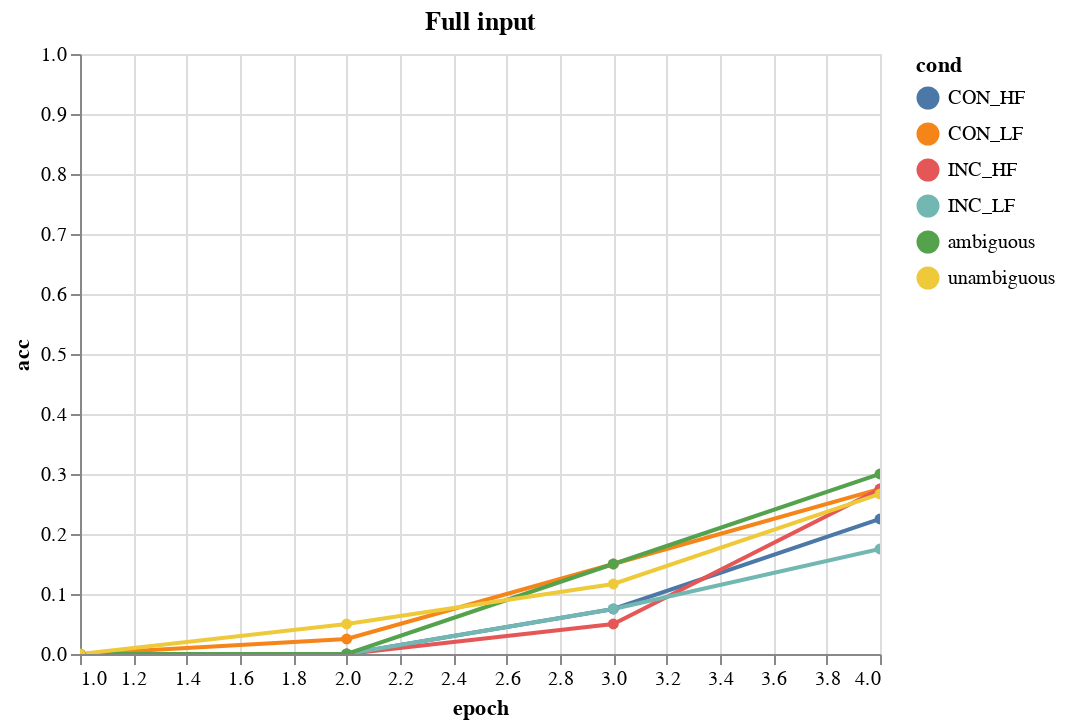

The notebook cell saved with this chart:
### Markdown cell above
### Strain plots

### Code cell
from evaluate import vis

# vis_ns = vis(
#     cfg.path_model_folder, 'result_strain_ns_item.csv', 'result_grain_item.csv'
# )

vis = vis(
    cfg.path_model_folder, 'result_strain_item.csv', 'result_grain_item.csv'
)

# vis_ns.parse_cond_df()
vis.parse_cond_df()

full = vis.plot_dev('acc').properties(title='Full input')
# lesion = vis_ns.plot_dev('acc').properties(title='Semantic lesion')

full.save(cfg.path_plot_folder + 'strain.html')
full
# strain_plot = full | lesion
# strain_plot

### Figure 1 — Vega-Lite specification as saved in the notebook (floating-point values rounded to 4 significant figures)
{"selection": {"selector002": {"type": "interval", "bind": "scales", "encodings": ["x", "y"]}, "selector001": {"on": "click", "empty": "all", "fields": ["cond"], "type": "single"}}, "config": {"view": {"continuousHeight": 300, "continuousWidth": 400}}, "encoding": {"opacity": {"condition": {"selection": "selector001", "value": 1}, "value": 0}, "color": {"field": "cond", "type": "nominal"}, "tooltip": [{"type": "quantitative", "field": "epoch"}, {"type": "quantitative", "field": "timestep"}, {"type": "quantitative", "field": "sample_mil"}, {"type": "quantitative", "field": "acc"}, {"type": "quantitative", "field": "sse"}], "y": {"scale": {"domain": [0, 1]}, "field": "acc", "type": "quantitative"}, "x": {"field": "epoch", "type": "quantitative"}}, "mark": {"point": true, "type": "line"}, "title": "Full input", "datasets": {"data-868990e8dee05d9c9ce84a5218419b23": [{"sse_large_grain": null, "condition_pf": "CON_HF", "exp": "strain", "input_s": 0.0, "condition": null, "cond": "CON_HF", "sample_mil": 0.009984, "acc_small_grain": null, "unit_time": 3.8, "acc_large_grain": null, "sse_small_grain": null, "timestep": 19, "acc": 0.0, "code_name": "O2P_main_model_boo", "epoch": 1, "sse": 6.1}, {"sse_large_grain": null, "condition_pf": "CON_LF", "exp": "strain", "input_s": 0.0, "condition": null, "cond": "CON_LF", "sample_mil": 0.009984, "acc_small_grain": null, "unit_time": 3.8, "acc_large_grain": null, "sse_small_grain": null, "timestep": 19, "acc": 0.0, "code_name": "O2P_main_model_boo", "epoch": 1, "sse": 6.193}, {"sse_large_grain": null, "condition_pf": "INC_HF", "exp": "strain", "input_s": 0.0, "condition": null, "cond": "INC_HF", "sample_mil": 0.009984, "acc_small_grain": null, "unit_time": 3.8, "acc_large_grain": null, "sse_small_grain": null, "timestep": 19, "acc": 0.0, "code_name": "O2P_main_model_boo", "epoch": 1, "sse": 6.275}, {"sse_large_grain": null, "condition_pf": "INC_LF", "exp": "strain", "input_s": 0.0, "condition": null, "cond": "INC_LF", "sample_mil": 0.009984, "acc_small_grain": null, "unit_time": 3.8, "acc_large_grain": null, "sse_small_grain": null, "timestep": 19, "acc": 0.0, "code_name": "O2P_main_model_boo", "epoch": 1, "sse": 6.404}, {"sse_large_grain": null, "condition_pf": "CON_HF", "exp": "strain", "input_s": 0.0, "condition": null, "cond": "CON_HF", "sample_mil": 0.01997, "acc_small_grain": null, "unit_time": 3.8, "acc_large_grain": null, "sse_small_grain": null, "timestep": 19, "acc": 0.0, "code_name": "O2P_main_model_boo", "epoch": 2, "sse": 4.394}, {"sse_large_grain": null, "condition_pf": "CON_LF", "exp": "strain", "input_s": 0.0, "condition": null, "cond": "CON_LF", "sample_mil": 0.01997, "acc_small_grain": null, "unit_time": 3.8, "acc_large_grain": null, "sse_small_grain": null, "timestep": 19, "acc": 0.025, "code_name": "O2P_main_model_boo", "epoch": 2, "sse": 4.302}, {"sse_large_grain": null, "condition_pf": "INC_HF", "exp": "strain", "input_s": 0.0, "condition": null, "cond": "INC_HF", "sample_mil": 0.01997, "acc_small_grain": null, "unit_time": 3.8, "acc_large_grain": null, "sse_small_grain": null, "timestep": 19, "acc": 0.0, "code_name": "O2P_main_model_boo", "epoch": 2, "sse": 4.287}, {"sse_large_grain": null, "condition_pf": "INC_LF", "exp": "strain", "input_s": 0.0, "condition": null, "cond": "INC_LF", "sample_mil": 0.01997, "acc_small_grain": null, "unit_time": 3.8, "acc_large_grain": null, "sse_small_grain": null, "timestep": 19, "acc": 0.0, "code_name": "O2P_main_model_boo", "epoch": 2, "sse": 4.634}, {"sse_large_grain": null, "condition_pf": "CON_HF", "exp": "strain", "input_s": 0.0, "condition": null, "cond": "CON_HF", "sample_mil": 0.02995, "acc_small_grain": null, "unit_time": 3.8, "acc_large_grain": null, "sse_small_grain": null, "timestep": 19, "acc": 0.075, "code_name": "O2P_main_model_boo", "epoch": 3, "sse": 3.241}, {"sse_large_grain": null, "condition_pf": "CON_LF", "exp": "strain", "input_s": 0.0, "condition": null, "cond": "CON_LF", "sample_mil": 0.02995, "acc_small_grain": null, "unit_time": 3.8, "acc_large_grain": null, "sse_small_grain": null, "timestep": 19, "acc": 0.15, "code_name": "O2P_main_model_boo", "epoch": 3, "sse": 2.955}, {"sse_large_grain": null, "condition_pf": "INC_HF", "exp": "strain", "input_s": 0.0, "condition": null, "cond": "INC_HF", "sample_mil": 0.02995, "acc_small_grain": null, "unit_time": 3.8, "acc_large_grain": null, "sse_small_grain": null, "timestep": 19, "acc": 0.05, "code_name": "O2P_main_model_boo", "epoch": 3, "sse": 3.13}, {"sse_large_grain": null, "condition_pf": "INC_LF", "exp": "strain", "input_s": 0.0, "condition": null, "cond": "INC_LF", "sample_mil": 0.02995, "acc_small_grain": null, "unit_time": 3.8, "acc_large_grain": null, "sse_small_grain": null, "timestep": 19, "acc": 0.075, "code_name": "O2P_main_model_boo", "epoch": 3, "sse": 3.351}, {"sse_large_grain": null, "condition_pf": "CON_HF", "exp": "strain", "input_s": 0.0, "condition": null, "cond": "CON_HF", "sample_mil": 0.03994, "acc_small_grain": null, "unit_time": 3.8, "acc_large_grain": null, "sse_small_grain": null, "timestep": 19, "acc": 0.225, "code_name": "O2P_main_model_boo", "epoch": 4, "sse": 2.438}, {"sse_large_grain": null, "condition_pf": "CON_LF", "exp": "strain", "input_s": 0.0, "condition": null, "cond": "CON_LF", "sample_mil": 0.03994, "acc_small_grain": null, "unit_time": 3.8, "acc_large_grain": null, "sse_small_grain": null, "timestep": 19, "acc": 0.275, "code_name": "O2P_main_model_boo", "epoch": 4, "sse": 2.191}, {"sse_large_grain": null, "condition_pf": "INC_HF", "exp": "strain", "input_s": 0.0, "condition": null, "cond": "INC_HF", "sample_mil": 0.03994, "acc_small_grain": null, "unit_time": 3.8, "acc_large_grain": null, "sse_small_grain": null, "timestep": 19, "acc": 0.275, "code_name": "O2P_main_model_boo", "epoch": 4, "sse": 2.424}, {"sse_large_grain": null, "condition_pf": "INC_LF", "exp": "strain", "input_s": 0.0, "condition": null, "cond": "INC_LF", "sample_mil": 0.03994, "acc_small_grain": null, "unit_time": 3.8, "acc_large_grain": null, "sse_small_grain": null, "timestep": 19, "acc": 0.175, "code_name": "O2P_main_model_boo", "epoch": 4, "sse": 2.714}, {"sse_large_grain": 7.223, "condition_pf": null, "exp": "grain", "input_s": 0.0, "condition": "ambiguous", "cond": "ambiguous", "sample_mil": 0.009984, "acc_small_grain": 0.0, "unit_time": 3.8, "acc_large_grain": 0.0, "sse_small_grain": 7.054, "timestep": 19, "acc": 0.0, "code_name": "O2P_main_model_boo", "epoch": 1, "sse": 6.886}, {"sse_large_grain": 6.812, "condition_pf": null, "exp": "grain", "input_s": 0.0, "condition": "unambiguous", "cond": "unambiguous", "sample_mil": 0.009984, "acc_small_grain": 0.0, "unit_time": 3.8, "acc_large_grain": 0.0, "sse_small_grain": 6.624, "timestep": 19, "acc": 0.0, "code_name": "O2P_main_model_boo", "epoch": 1, "sse": 6.438}, {"sse_large_grain": 5.133, "condition_pf": null, "exp": "grain", "input_s": 0.0, "condition": "ambiguous", "cond": "ambiguous", "sample_mil": 0.01997, "acc_small_grain": 0.0, "unit_time": 3.8, "acc_large_grain": 0.0, "sse_small_grain": 4.824, "timestep": 19, "acc": 0.0, "code_name": "O2P_main_model_boo", "epoch": 2, "sse": 4.685}, {"sse_large_grain": 4.568, "condition_pf": null, "exp": "grain", "input_s": 0.0, "condition": "unambiguous", "cond": "unambiguous", "sample_mil": 0.01997, "acc_small_grain": 0.01667, "unit_time": 3.8, "acc_large_grain": 0.03333, "sse_small_grain": 4.214, "timestep": 19, "acc": 0.05, "code_name": "O2P_main_model_boo", "epoch": 2, "sse": 4.073}, {"sse_large_grain": 3.86, "condition_pf": null, "exp": "grain", "input_s": 0.0, "condition": "ambiguous", "cond": "ambiguous", "sample_mil": 0.02995, "acc_small_grain": 0.1, "unit_time": 3.8, "acc_large_grain": 0.05, "sse_small_grain": 3.567, "timestep": 19, "acc": 0.15, "code_name": "O2P_main_model_boo", "epoch": 3, "sse": 3.307}, {"sse_large_grain": 3.424, "condition_pf": null, "exp": "grain", "input_s": 0.0, "condition": "unambiguous", "cond": "unambiguous", "sample_mil": 0.02995, "acc_small_grain": 0.05, "unit_time": 3.8, "acc_large_grain": 0.06667, "sse_small_grain": 2.97, "timestep": 19, "acc": 0.1167, "code_name": "O2P_main_model_boo", "epoch": 3, "sse": 2.881}, {"sse_large_grain": 2.982, "condition_pf": null, "exp": "grain", "input_s": 0.0, "condition": "ambiguous", "cond": "ambiguous", "sample_mil": 0.03994, "acc_small_grain": 0.1667, "unit_time": 3.8, "acc_large_grain": 0.1333, "sse_small_grain": 3.0, "timestep": 19, "acc": 0.3, "code_name": "O2P_main_model_boo", "epoch": 4, "sse": 2.463}, {"sse_large_grain": 2.744, "condition_pf": null, "exp": "grain", "input_s": 0.0, "condition": "unambiguous", "cond": "unambiguous", "sample_mil": 0.03994, "acc_small_grain": 0.1667, "unit_time": 3.8, "acc_large_grain": 0.1, "sse_small_grain": 2.429, "timestep": 19, "acc": 0.2667, "code_name": "O2P_main_model_boo", "epoch": 4, "sse": 2.243}]}, "data": {"name": "data-868990e8dee05d9c9ce84a5218419b23"}, "$schema": "https://vega.github.io/schema/vega-lite/v4.0.2.json"}
